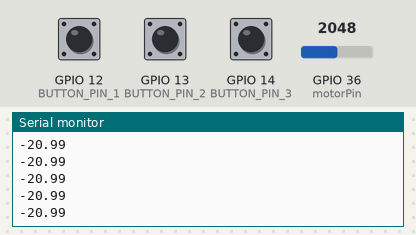
The sketch below on a simulated ESP32. Shown: the last lines printed to the serial monitor. The inputs (shaded band) are chosen by the test bench; at power-on: GPIO 36 (motorPin) = 2048, GPIO 12 (BUTTON_PIN_1) HIGH, GPIO 13 (BUTTON_PIN_2) HIGH, GPIO 14 (BUTTON_PIN_3) HIGH (analog values on the 0–4095 scale). WiFi joins after 1.5 s; servers stay silent unless stated; no MQTT or app messages arrive unless stated.

Above: at 2.7 s.
2.8 s: GPIO 36 (motorPin) set to 2866
At 2.9 s:
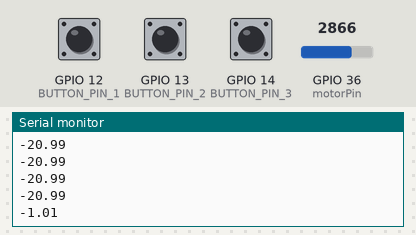
4.3 s: GPIO 36 (motorPin) set to 3603
At 4.33 s:
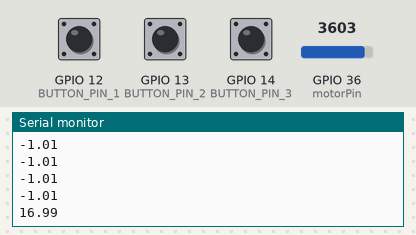
Timing chart, 0 to 7.3 s (numbered marks = the images above; inputs shaded):
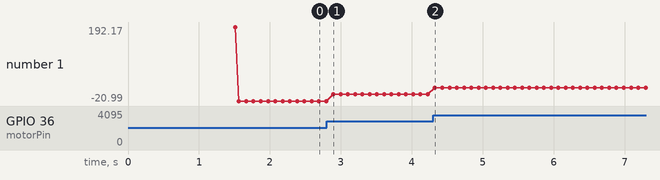

Measured:
- after the input at 2.8 s, the serial monitor: prints a new line after 0.09 s (image 1)
- after the input at 4.3 s, the serial monitor: prints a new line at once (image 2)
- plotted number 1: -20.99 → -1.01 after the input at 2.8 s, -1.01 → 16.99 after the input at 4.3 s

The sketch:

espwithrelay.ino
```cpp
#include <WiFi.h>
#include <PubSubClient.h>

// Define your WiFi credentials
const char* ssid = "OPPO A16"; // name sa wifi
const char* password = "123456789"; // password

// Define your MQTT broker details
const char* mqtt_server = "192.168.215.178";// adress sa server

const int BUTTON_PIN_1 = 12; // Change these pins according to your wiring
const int BUTTON_PIN_2 = 13;
const int BUTTON_PIN_3 = 14;
const int motorPin = 36;  // ADC input pin on Wemos D1 R32
float voltage = 0.0;

WiFiClient espClient;
PubSubClient client(espClient);

void setup_wifi() {
  delay(10);
  Serial.println();
  Serial.print("Connecting to ");
  Serial.println(ssid);

  WiFi.begin(ssid, password);

  while (WiFi.status() != WL_CONNECTED) {
    delay(500);
    Serial.print(".");
  }

  Serial.println("");
  Serial.println("WiFi connected");
  Serial.println("IP address: ");
  Serial.println(WiFi.localIP());
}

void callback(char* topic, byte* payload, unsigned int length) {
  // Handle MQTT messages if needed
}

void reconnect() {
  while (!client.connected()) {
    Serial.print("Attempting MQTT connection...");
    if (client.connect("ESP32Client")) {
      Serial.println("connected");
    } else {
      Serial.print("failed, rc=");
      Serial.print(client.state());
      Serial.println(" try again in 5 seconds");
      delay(5000);
    }
  }
}

void setup() {
  Serial.begin(115200);
  pinMode(BUTTON_PIN_1, INPUT_PULLUP);
  pinMode(BUTTON_PIN_2, INPUT_PULLUP);
  pinMode(BUTTON_PIN_3, INPUT_PULLUP);
  pinMode(motorPin, INPUT);
  setup_wifi();
  client.setServer(mqtt_server, 1883);
  client.setCallback(callback);
   analogReadResolution(12);  // Set ADC resolution to 12 bits
}

void loop() {
  if (!client.connected()) {
    reconnect();
  }
  client.loop();

  // Read button states and publish to MQTT
  int buttonState1 = digitalRead(BUTTON_PIN_1);
  int buttonState2 = digitalRead(BUTTON_PIN_2);
  int buttonState3 = digitalRead(BUTTON_PIN_3);

  int motorValue = analogRead(motorPin);
  voltage = motorValue * (100 / 4095.0)-71;   // Convert ADC value to voltage (assuming 12-bit ADC)
  Serial.println(voltage);

  client.publish("button/1", String(buttonState1).c_str());
  client.publish("button/2", String(buttonState2).c_str());
  client.publish("button/3", String(buttonState3).c_str());
  client.publish("voltage1", String(voltage).c_str());

  delay(100); // Adjust delay as needed
}
```
